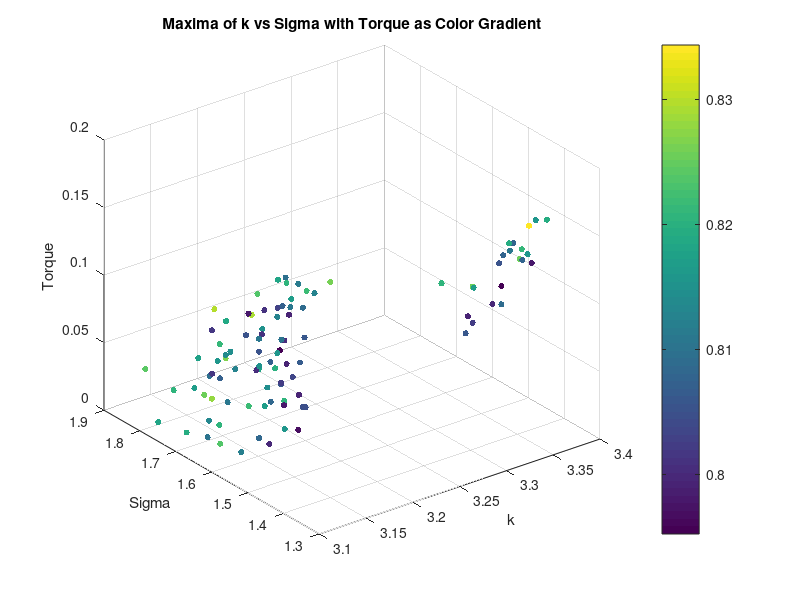
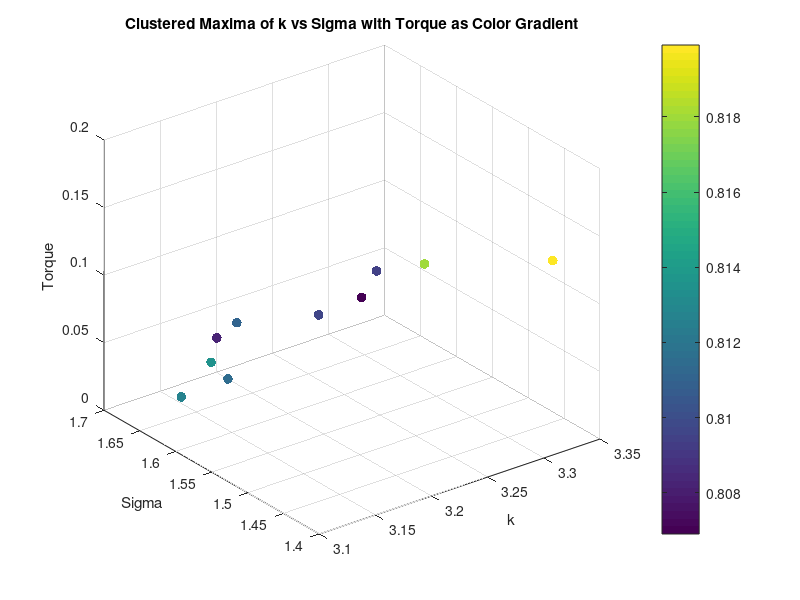
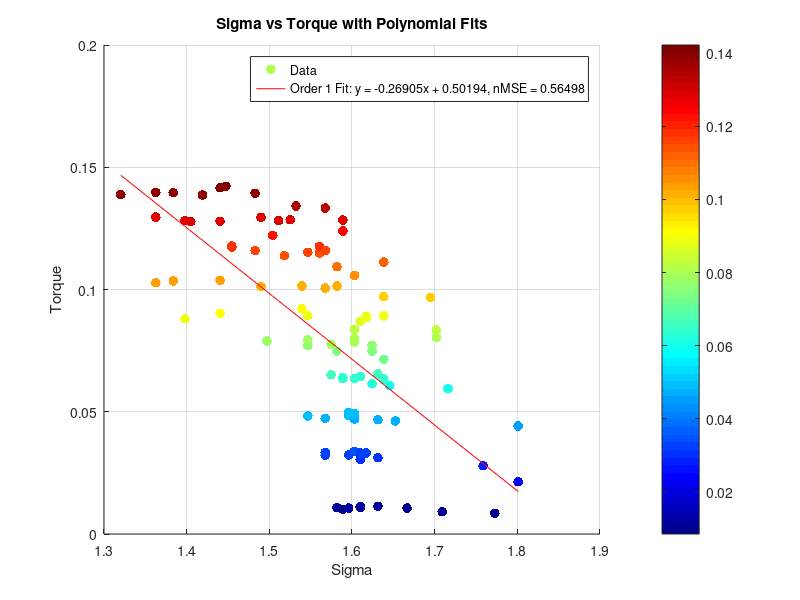
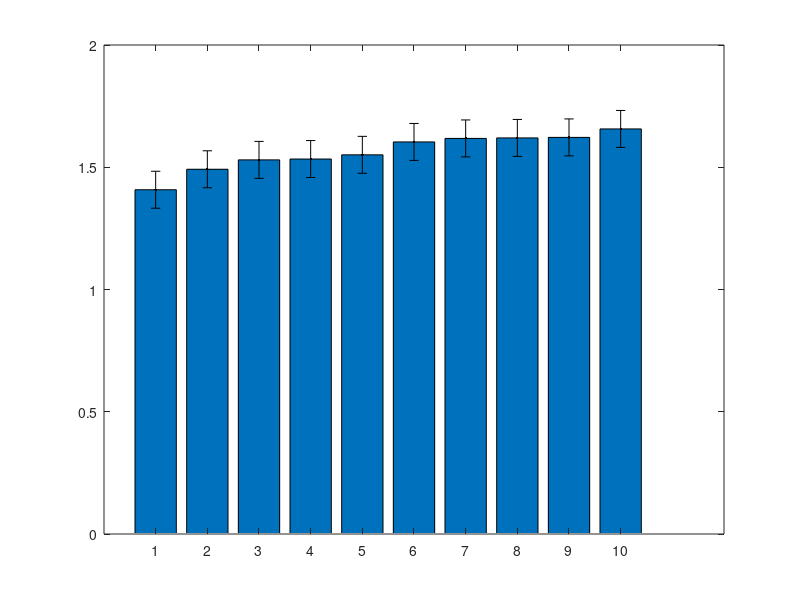

Here is the MATLAB script that generated these plots, in order: (Note: this script raises an error after producing the figures.)
clear all;
close all;


%% Torque Analysis
load('maxima_data.mat');
scatter3(maxima_k, maxima_sigma, torque_values, 20, maxima_corr, 'filled');
xlabel('k');
ylabel('Sigma');
zlabel('Torque');
title('Maxima of k vs Sigma with Torque as Color Gradient');
colorbar;
grid on;
% K means clustering of torque into 10 clusters, taking mean of each cluster k, sigma and corr too
[cluster_idx, cluster_centers] = kmeans(torque_values', 10);
% Take the mean of each cluster
torque_means = zeros(10, 1);
sigma_means = zeros(10, 1);
k_means = zeros(10, 1);
corr_means = zeros(10, 1);
for i = 1:10
    torque_means(i) = mean(torque_values(cluster_idx == i));
    sigma_means(i) = mean(maxima_sigma(cluster_idx == i));
    k_means(i) = mean(maxima_k(cluster_idx == i));
    corr_means(i) = mean(maxima_corr(cluster_idx == i));
end
% Plot the clusters
figure;
scatter3(k_means, sigma_means, torque_means, 50, corr_means, 'filled');
xlabel('k');
ylabel('Sigma');
zlabel('Torque');
title('Clustered Maxima of k vs Sigma with Torque as Color Gradient');
colorbar;
grid on;
% Ensure data is sorted for polyfit
[sigma_sorted, sort_idx] = sort(maxima_sigma);
torque_sorted = torque_values(sort_idx);
% Display correlation between torque and sigma
disp('Correlation between Torque and Sigma:');
disp(corr(torque_sorted', sigma_sorted'));
% Display correlation between torque and sigma^2
disp('Correlation between Torque and Sigma^2:');
disp(corr(torque_sorted', sigma_sorted'.^2));
% Polyfit for sigma vs torque (order 1 and 2)
p1_sigma = polyfit(sigma_sorted, torque_sorted, 1);
% Calculate fitted values and normalized MSE for sigma vs torque
fitted_torque_p1_sigma = polyval(p1_sigma, sigma_sorted);
mse_p1_sigma = mean((torque_sorted - fitted_torque_p1_sigma).^2);
nmse_p1_sigma = mse_p1_sigma / var(torque_sorted);
% Display results for sigma vs torque
disp('Sigma vs Torque:');
disp(['Order 1 nMSE: ', num2str(nmse_p1_sigma)]);
%display correlation between torque and sigma
% Plot for sigma vs torque with polynomial fits (first instance)
figure;
scatter(sigma_sorted, torque_sorted, 50, torque_sorted, 'filled','DisplayName', 'Data');
% Create a custom colormap based on jet, excluding yellow/light orange
cmap = jet(256); % Get the jet colormap with 256 colors
cmap = cmap([1:100,191:256], :); % Keep only the first 200 colors, removing the yellow/light orange range
colormap(jet); % Apply the custom colormap
colorbar; % Add a colorbar to indicate the mapping of color to torque_sorted values
hold on;
plot(sigma_sorted, fitted_torque_p1_sigma, '-r', 'DisplayName', ...
    ['Order 1 Fit: y = ', num2str(p1_sigma(1)), 'x + ', num2str(p1_sigma(2)), ...
    ', nMSE = ', num2str(nmse_p1_sigma)]);
xlabel('Sigma');
ylabel('Torque');
title('Sigma vs Torque with Polynomial Fits');
legend('show');
grid on;

%Plot means of sigma as bar plot with variance as error bars
figure;
bar(sort(sigma_means));
hold on;
errorbar(sort(sigma_means), std(sort(sigma_means)), 'k.', 'LineWidth', 1.5);
xlabel('Cluster Index');
ylabel('Mean Sigma');

% % Ensure data is sorted for polyfit
% [sigma_sorted, sort_idx] = sort(sigma_means);
% torque_sorted = torque_means(sort_idx);
% %Display correlation between torque and sigma
% disp('Correlation between Torque and Sigma:');
% disp(corr(torque_sorted, sigma_sorted));
% %Display correlation between torque and sigma^2
% disp('Correlation between Torque and Sigma^2:');
% disp(corr(torque_sorted, sigma_sorted.^2));
% % Polyfit for sigma vs torque (order 1 and 2)
% p1_sigma = polyfit(sigma_sorted, torque_sorted, 1);
% p2_sigma = polyfit(sigma_sorted, torque_sorted, 2);
% % Calculate zitted values and normalized MSE for sigma vs torque
% fitted_torque_p1_sigma = polyval(p1_sigma, sigma_sorted);
% fitted_torque_p2_sigma = polyval(p2_sigma, sigma_sorted);
% mse_p1_sigma = mean((torque_sorted - fitted_torque_p1_sigma).^2);
% mse_p2_sigma = mean((torque_sorted - fitted_torque_p2_sigma).^2);
% nmse_p1_sigma = mse_p1_sigma / var(torque_sorted);
% nmse_p2_sigma = mse_p2_sigma / var(torque_sorted);
% % Display results for sigma vs torque
% disp('Sigma vs Torque:');
% disp(['Order 1 nMSE: ', num2str(nmse_p1_sigma)]);
% disp(['Order 2 nMSE: ', num2str(nmse_p2_sigma)]);
% % Plot for sigma vs torque with polynomial fits (second instance)
% figure;
% scatter(sigma_sorted, torque_sorted, 50, torque_sorted, 'filled', 'DisplayName', 'Data');
% colormap(jet); % High contrast colormap suitable for white background
% colorbar; % Add a colorbar to indicate the mapping of color to torque_sorted values
% hold on;
% plot(sigma_sorted, fitted_torque_p1_sigma, '-r', 'DisplayName', ...
%     ['Order 1 Fit: y = ', num2str(p1_sigma(1)), 'x + ', num2str(p1_sigma(2)), ...
%     ', nMSE = ', num2str(nmse_p1_sigma)]);
% plot(sigma_sorted, fitted_torque_p2_sigma, '--g', 'DisplayName', ...
%     ['Order 2 Fit: y = ', num2str(p2_sigma(1)), 'x^2 + ', num2str(p2_sigma(2)), ...
%     'x + ', num2str(p2_sigma(3)), ', nMSE = ', num2str(nmse_p2_sigma)]);
% xlabel('Sigma');
% ylabel('Torque');
% title('Sigma vs Torque with Polynomial Fits');
% legend('show');
% grid on;

% %% Diameter Analysis
% % Saved as diameter_value, k_values(max_k_idx), sigma_values(max_sigma_idx), max_val
% load('maxima_data_Diam.mat');

% figure;
% scatter3(maxima_matrix(:, 2), maxima_matrix(:, 3), maxima_matrix(:, 1), 50, maxima_matrix(:, 1), 'filled'); 
% xlabel('k');
% ylabel('Sigma');
% zlabel('Diameter');
% title('Maxima of k vs Sigma with Diameter as Color Gradient');
% colorbar;
% grid on;

% % K vs d
% % Ensure data is sorted for polyfit
% [k_sorted, sort_idx] = sort(maxima_matrix(:, 2));
% d_sorted = maxima_matrix(sort_idx, 1);
% % Display correlation between d and k
% disp('Correlation between Diameter and k:');
% disp(corr(d_sorted, k_sorted));

% %plot for k vs diam with polynomial fits
% figure;
% scatter(k_sorted, d_sorted, 50, d_sorted, 'filled', 'DisplayName', 'Data');
% colormap(jet); % High contrast colormap suitable for white background
% colorbar; % Add a colorbar to indicate the mapping of color to d_sorted values

% hold on;
% p1_k = polyfit(k_sorted, d_sorted, 1);
% fitted_d_p1_k = polyval(p1_k, k_sorted);
% mse_p1_k = mean((d_sorted - fitted_d_p1_k).^2);
% nmse_p1_k = mse_p1_k / var(d_sorted);
% disp('Diameter vs k:');
% disp(['Order 1 nMSE: ', num2str(nmse_p1_k)]);
% plot(k_sorted, fitted_d_p1_k, '-r', 'DisplayName', ...
%     ['Order 1 Fit: y = ', num2str(p1_k(1)), 'x + ', num2str(p1_k(2)), ...
%     ', nMSE = ', num2str(nmse_p1_k)]);
% xlabel('k');
% ylabel('Diameter');
% title('k vs Diameter with Polynomial Fits');
% legend('show');
